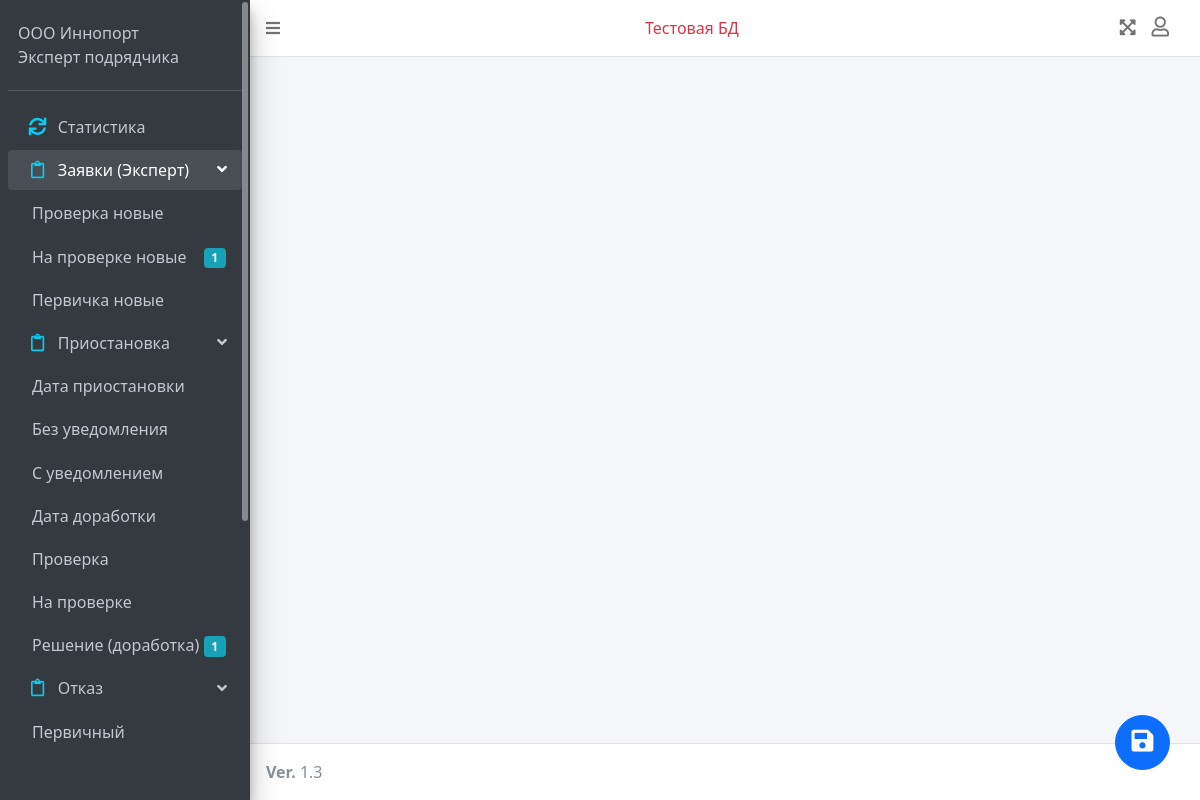
/dash/onsite_checks_list/586 (signed in), run on an earlier commit of the app's database.
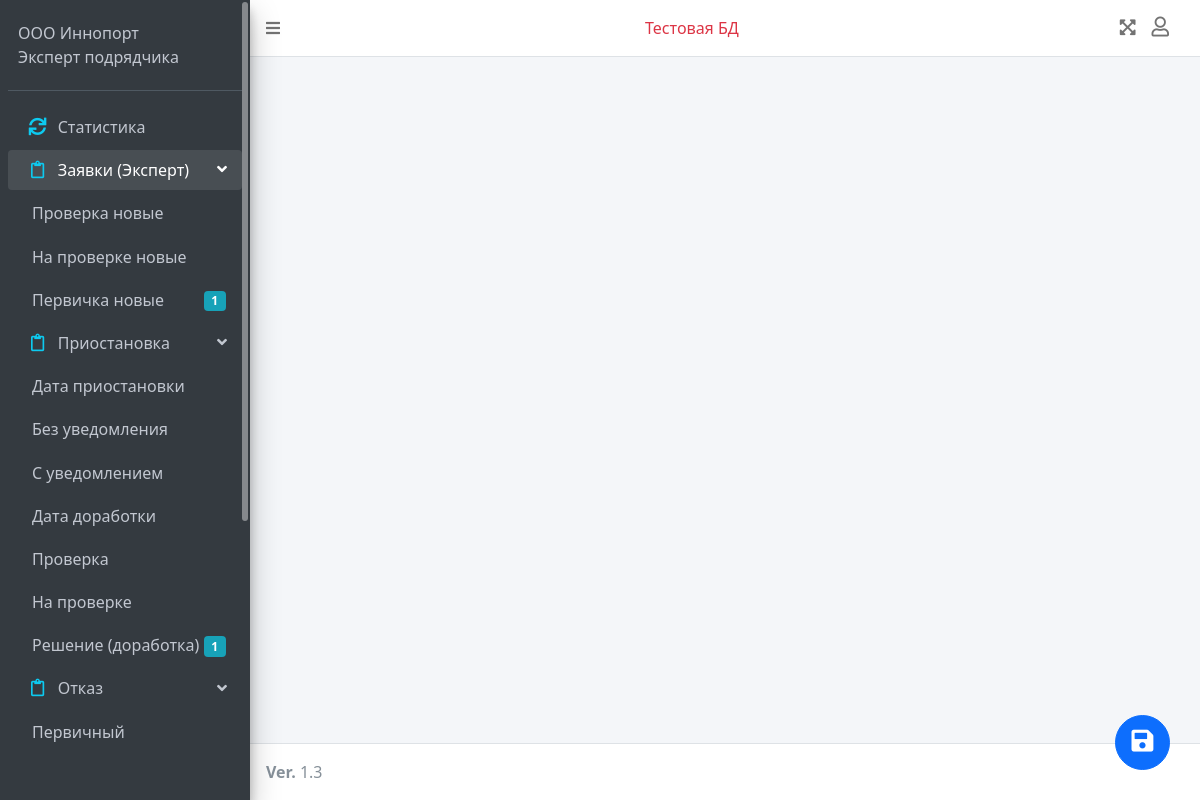
And on a later commit of the database.
### dash/models.py (models this page shows)
class Counters(models.Model):
    user = models.OneToOneField(User, on_delete=models.CASCADE, primary_key=True, default=None)
    new_orders_check_is_needed = models.IntegerField(default=0, null=True)
    check_orders_sent_for_check_preliminary = models.IntegerField(default=0, null=True)
    check_orders_to_check_preliminary = models.IntegerField(default=0, null=True)
    check_orders_checked_preliminary = models.IntegerField(default=0, null=True)
    check_orders_to_check_after_temp_stop = models.IntegerField(default=0, null=True)
    check_orders_checked_after_temp_stop = models.IntegerField(default=0, null=True)
    new_orders = models.IntegerField(default=0, null=True)
    temp_stop_date = models.IntegerField(default=0, null=True)
    temp_stop_without_notification = models.IntegerField(default=0, null=True)
    temp_stop_with_notification = models.IntegerField(default=0, null=True)
    temp_stop_remade_order_date = models.IntegerField(default=0, null=True)
    temp_stop_check = models.IntegerField(default=0, null=True)
    temp_stop_on_check = models.IntegerField(default=0, null=True)
    temp_stop_remade_order_decision = models.IntegerField(default=0, null=True)
    refuse_preliminary = models.IntegerField(default=0, null=True)
    refuse_by_docs = models.IntegerField(default=0, null=True)
    refuse_by_date = models.IntegerField(default=0, null=True)
    ez_doc = models.IntegerField(default=0, null=True)
    ez_pdf = models.IntegerField(default=0, null=True)
    ez_doc_remake = models.IntegerField(default=0, null=True)
    def __str__(self):
        return self.user.first_name + ' ' + self.user.last_name

### dash/views.py (the view)
# urls.py: path('onsite_checks_list/<int:order_id>', views.onsite_check, name='onsite_check'),
@login_required(redirect_field_name=None, login_url='/')
def onsite_check(request, order_id):
    user_ = request.user
    context = dash_get_info(request)
    order = Order.objects.get(id=order_id)
    context.update({
        'big_title': 'Данные выездной проверки',
        'counter': get_counter(user_),
        'order': order,
        'title': 'Информация по возобновлению'
    })
    return render(request, 'dash/menu/admin/dash_admin_onsite_check.html', context)

### dash/models.py (called while the page is built)
    def __str__(self):
        return self.name

### dash/views.py (called while the page is built)
def get_counter(user_obj):
    user_profile = userprofile.objects.get(user=user_obj)
    if user_profile.role.name == 'Статистика (лотки)':
        try:
            counter = CountersLotki.objects.get(user_role_name='Статистика (лотки)')
        except CountersLotki.DoesNotExist:
            counter = None
    else:
        if user_profile.role.name == 'Админ' or user_profile.role.name == 'Суперадмин':
            print('админ')
            try:
                counter = CountersAdmin.objects.get(user_role_name='Админ')
            except CountersAdmin.DoesNotExist:
                counter = None
        else:
            try:
                counter = Counters.objects.get(user=user_obj)
            except Counters.DoesNotExist:
                counter = None
    print(counter)
    return counter

@login_required(redirect_field_name=None, login_url='/')
def dash_get_info(request):
    user_profile = userprofile.objects.get(user=request.user)
    context = {
        'user_profile': user_profile,
        'counter': get_counter(request.user)
    }
    return context

### login/models.py (called while the page is built)
    def __str__(self):
        return self.name

### dash/templates/dash/menu/admin/dash_admin_onsite_check.html (shortened to what this page needs)
{%extends 'dash/dash_base.html' %}
{% load static %}
{% block content %}
  <button type="button" class="btn btn-primary btn-float" id="btn_add_onsite_check"><i class="fas fa-save" style="font-size: 25px;"></i></button>
{% endblock %}

### dash/templates/dash/dash_base.html (shortened to what the changed rows need)
<!DOCTYPE html>
{% load static %}
<html lang="en">
    <head>
      <link rel="stylesheet" href="https://cdnjs.cloudflare.com/ajax/libs/animate.css/4.1.1/animate.min.css"/>
      <link rel="stylesheet" type="text/css" href="{% static 'dash/css/adminlte_min_css.css' %}">
      <link rel="stylesheet" type="text/css" href="{% static 'dash/plugins/overlayScrollbars/css/OverlayScrollbars_min_css.css' %}">
      <link rel="stylesheet" type="text/css" href="{% static 'dash/plugins/toastr/css/toastr.css' %}">
      <link rel="stylesheet" type="text/css" href="{% static 'dash/css/adminlte_min_css.css' %}">
      <link rel="stylesheet" type="text/css" href="{% static 'dash/css/progress_bar_css.css' %}">
      <link rel="stylesheet" type="text/css" href="{% static 'dash/plugins/datatable/css/jquery_dataTables_min_css.css' %}">
      <link rel="stylesheet" href="//code.jquery.com/ui/1.12.1/themes/base/jquery-ui.css">
      <link rel="stylesheet" href="https://pro.fontawesome.com/releases/v5.10.0/css/all.css"/>
      <link rel="stylesheet" href="https://code.ionicframework.com/ionicons/2.0.1/css/ionicons.min.css">
      <link href="https://cdn.jsdelivr.net/npm/bootstrap@5.0.0-beta1/dist/css/bootstrap.min.css" rel="stylesheet">
      <link href="https://cdn.jsdelivr.net/npm/summernote@0.8.18/dist/summernote.min.css" rel="stylesheet">
      <link rel="stylesheet" type="text/css" href="{% static 'dash/plugins/datetimepicker/css/bootstrap_datetimepicker_min_css.css' %}">
      <link rel="stylesheet" type="text/css" href="{% static 'dash/css/custom_css.css' %}">
    </head>
    <body class="hold-transition sidebar-mini layout-fixed" id="body">
    <div class="wrapper">
      <aside class="main-sidebar sidebar-dark-primary elevation-4">
        <div class="sidebar">
          <nav class="mt-2">
            <ul class="nav nav-pills nav-sidebar flex-column" data-widget="treeview" role="menu" data-accordion="false">
            {% if user_profile.role.name == 'Эксперт МБМ' or user_profile.role.name == 'Эксперт подрядчика' %}
              <li class="nav-item expert-MBM menu-item" id="new_orders_ready_to_proceed_list">
                <ul class="nav nav-treeview">
                  {% if user_profile.common_check_needed %}
                  <li class="nav-item menu-link pl-2 status-for-check" id="nav_new_orders_sent_for_preliminary_check">
                    <a class="nav-link menu-link cursor-pointer">
                      <p>На проверке новые<span class="badge badge-info right bage-new-orders-sent-for-check">{% if counter.check_orders_sent_for_check_preliminary == 0 %}{% else %}{{ counter.check_orders_sent_for_check_preliminary }}{% endif %}</span></p>
                    </a>
                  </li>
                  {% endif %}
                  <li class="nav-item menu-link pl-2" id="nav_new_orders_list_expert">
                    <a class="nav-link menu-link cursor-pointer">
                      <p>Первичка новые<span class="badge badge-info right bage-new-orders">{% if counter.new_orders == 0 %}{% else %}{{ counter.new_orders }}{% endif %}</span></p>
                    </a>
                  </li>
                  <li class="nav-item expert-MBM menu-item" id="temp_stop_menu">
                    <ul class="nav nav-treeview">
                      <li class="nav-item menu-link pl-2" id="nav_orders_temp_stop_decision" data-toggle="tooltip" data-placement="right" title="Принятие решения по доработанной заявке">
                        <a class="nav-link menu-link cursor-pointer">
                          <p>Решение (доработка)<span class="badge badge-info right bage-orders-temp-stop-decision">{% if counter.temp_stop_remade_order_decision == 0 %}{% else %}{{ counter.temp_stop_remade_order_decision }}{% endif %}</span></p>
                        </a>
                      </li>
                    </ul>
                  </li>
                </ul>
              </li>
            {% endif %}
            </ul>
          </nav>
        </div>
      </aside>
      </div>
    </body>
</html>

What changed in the data, as far as the page shows it:
changed Counters: new_orders (not shown) → "1"; check_orders_sent_for_check_preliminary "1" → (not shown)
